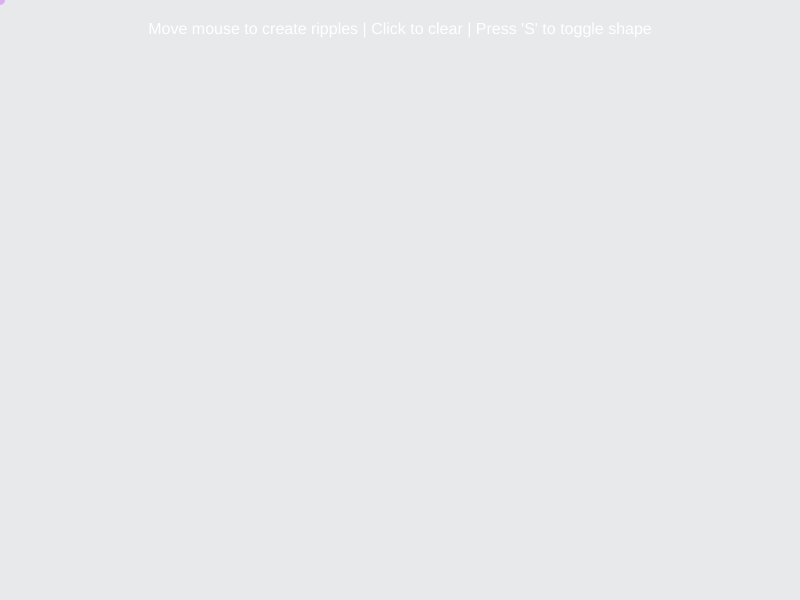
Frame 1 (no input)
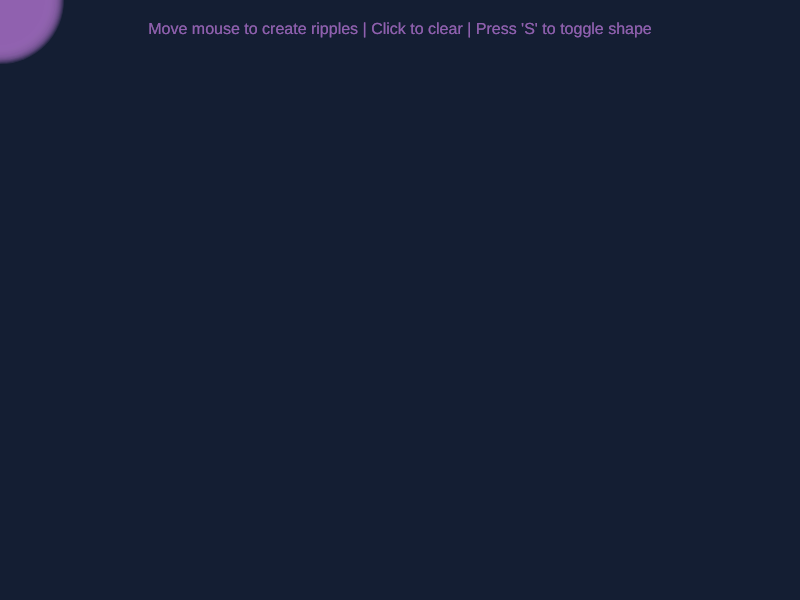
Frame 60 (no input)
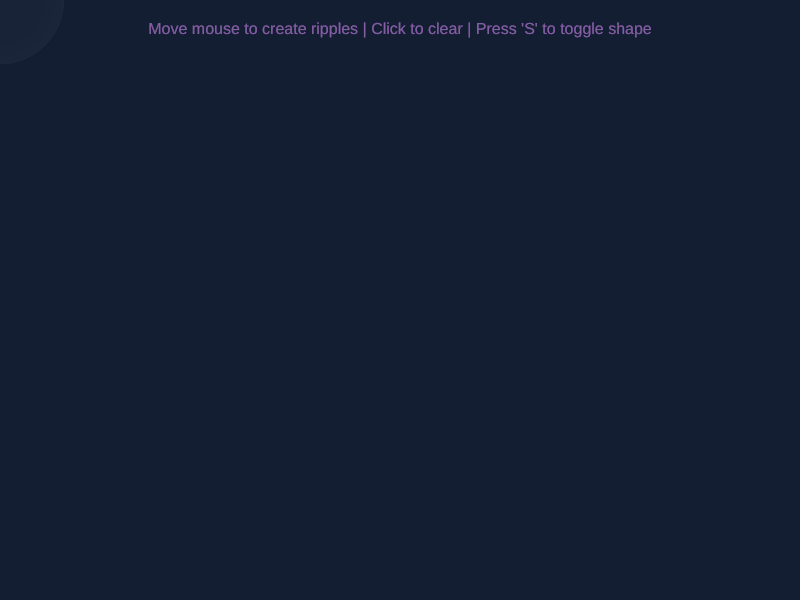
Frame 120 (the mouse pressed at the canvas centre since frame 60)

The p5.js sketch that drew these frames (run headless with seeded random() and noise() and a simulated clock; from frame 60 on, the mouse is pressed at the canvas centre):

// p5.js sketch
// ── sketch.js
let rippleList = [];
let shapeMode = 'circle'; // Can toggle between 'circle' and 'square'

function setup() {
  createCanvas(800, 600);
  noStroke();
  textAlign(CENTER, CENTER);
  textSize(16);
  fill(255);
}

function draw() {
  // Faded background for trail effect
  background(20, 30, 50, 25);

  // Show instructions
  text("Move mouse to create ripples | Click to clear | Press 'S' to toggle shape", width / 2, 30);

  // Draw and update all ripples
  for (let i = rippleList.length - 1; i >= 0; i--) {
    let r = rippleList[i];
    fill(r.col[0], r.col[1], r.col[2], r.alpha);

    if (r.shape === 'circle') {
      ellipse(r.x, r.y, r.size);
    } else if (r.shape === 'square') {
      rectMode(CENTER);
      rect(r.x, r.y, r.size, r.size);
    }

    r.size += 2;
    r.alpha -= 2;

    if (r.alpha <= 0) {
      rippleList.splice(i, 1); // Remove faded ripples
    }
  }
}

// Mouse movement creates ripples
function mouseMoved() {
  addRipple(mouseX, mouseY);
}

// Mouse click clears the canvas
function mousePressed() {
  rippleList = [];
}

// Keyboard input toggles shape mode
function keyPressed() {
  if (key === 's' || key === 'S') {
    shapeMode = shapeMode === 'circle' ? 'square' : 'circle';
  }
}

// Function to add a ripple with random pastel color
function addRipple(x, y) {
  rippleList.push({
    x: x,
    y: y,
    size: 10,
    alpha: 150,
    col: [random(100, 255), random(100, 255), random(200, 255)],
    shape: shapeMode
  });
}
